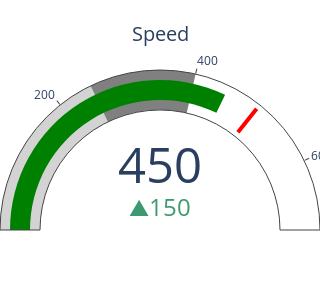

Write notebook code for a chart like this one.
### Code cell
import plotly.graph_objects as go

layout = go.Layout(
    autosize=False,
    width=300,
    height=300,
    margin=go.layout.Margin(
        l=0,
        r=0,
        b=0,
        t=0,
        pad=0
    )
)

fig = go.Figure(go.Indicator(
    domain = {'x': [0, 1], 'y': [0, 1]},
    value = 450,
    mode = "gauge+number+delta",
    title = {'text': "Speed"},
    delta = {'reference': 300},
    gauge = {'axis': {'range': [None, 700]},
             'steps' : [
                 {'range': [0, 250], 'color': "lightgray"},
                 {'range': [250, 400], 'color': "gray"}],
             'threshold' : {'line': {'color': "red", 'width': 4}, 'thickness': 0.75, 'value': 500}}), layout=layout)

fig.show()

### Figure 1 — Plotly figure (JSON) as saved in the notebook; plotly's stock layout.template omitted (floating-point values rounded to 4 significant figures)
{"data": [{"delta": {"reference": 300}, "domain": {"x": [0, 1], "y": [0, 1]}, "gauge": {"axis": {"range": [null, 700]}, "steps": [{"color": "lightgray", "range": [0, 250]}, {"color": "gray", "range": [250, 400]}], "threshold": {"line": {"color": "red", "width": 4}, "thickness": 0.75, "value": 500}}, "mode": "gauge+number+delta", "title": {"text": "Speed"}, "type": "indicator", "value": 450}], "layout": {"autosize": false, "height": 300, "margin": {"b": 0, "l": 0, "pad": 0, "r": 0, "t": 0}, "width": 300}}
